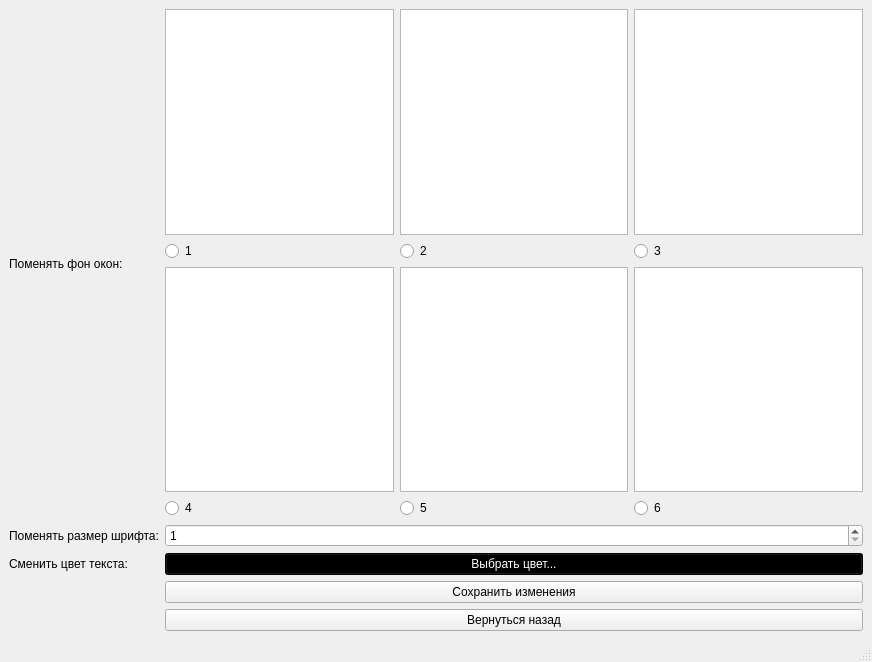
<?xml version="1.0" encoding="UTF-8"?>
<ui version="4.0">
 <class>MainWindow</class>
 <widget class="QMainWindow" name="MainWindow">
  <property name="geometry">
   <rect>
    <x>0</x>
    <y>0</y>
    <width>872</width>
    <height>662</height>
   </rect>
  </property>
  <property name="windowTitle">
   <string>MainWindow</string>
  </property>
  <widget class="QWidget" name="centralwidget">
   <layout class="QGridLayout" name="gridLayout_2">
    <item row="0" column="1">
     <layout class="QGridLayout" name="gridLayout">
      <item row="1" column="4">
       <widget class="QRadioButton" name="radioButton_3">
        <property name="text">
         <string>3</string>
        </property>
       </widget>
      </item>
      <item row="1" column="3">
       <widget class="QRadioButton" name="radioButton_2">
        <property name="text">
         <string>2</string>
        </property>
       </widget>
      </item>
      <item row="0" column="1">
       <widget class="QGraphicsView" name="image_1"/>
      </item>
      <item row="0" column="4">
       <widget class="QGraphicsView" name="image_3"/>
      </item>
      <item row="2" column="1">
       <widget class="QGraphicsView" name="image_4"/>
      </item>
      <item row="0" column="3">
       <widget class="QGraphicsView" name="image_2"/>
      </item>
      <item row="2" column="4">
       <widget class="QGraphicsView" name="image_6"/>
      </item>
      <item row="2" column="3">
       <widget class="QGraphicsView" name="image_5"/>
      </item>
      <item row="1" column="1">
       <widget class="QRadioButton" name="radioButton_1">
        <property name="text">
         <string>1</string>
        </property>
       </widget>
      </item>
      <item row="3" column="1">
       <widget class="QRadioButton" name="radioButton_4">
        <property name="text">
         <string>4</string>
        </property>
       </widget>
      </item>
      <item row="3" column="3">
       <widget class="QRadioButton" name="radioButton_5">
        <property name="text">
         <string>5</string>
        </property>
       </widget>
      </item>
      <item row="3" column="4">
       <widget class="QRadioButton" name="radioButton_6">
        <property name="text">
         <string>6</string>
        </property>
       </widget>
      </item>
     </layout>
    </item>
    <item row="3" column="1">
     <widget class="QPushButton" name="save">
      <property name="text">
       <string>Сохранить изменения</string>
      </property>
     </widget>
    </item>
    <item row="0" column="0">
     <widget class="QLabel" name="label">
      <property name="text">
       <string>Поменять фон окон:</string>
      </property>
     </widget>
    </item>
    <item row="1" column="0">
     <widget class="QLabel" name="label_2">
      <property name="text">
       <string>Поменять размер шрифта:</string>
      </property>
     </widget>
    </item>
    <item row="2" column="0">
     <widget class="QLabel" name="label_3">
      <property name="text">
       <string>Сменить цвет текста:</string>
      </property>
     </widget>
    </item>
    <item row="1" column="1">
     <widget class="QSpinBox" name="changeFont">
      <property name="minimum">
       <number>1</number>
      </property>
      <property name="maximum">
       <number>50</number>
      </property>
      <property name="displayIntegerBase">
       <number>10</number>
      </property>
     </widget>
    </item>
    <item row="2" column="1">
     <widget class="QPushButton" name="changeColor">
      <property name="styleSheet">
       <string notr="true">color: rgb(255, 255, 255);
background-color: rgb(0, 0, 0);</string>
      </property>
      <property name="text">
       <string>Выбрать цвет...</string>
      </property>
     </widget>
    </item>
    <item row="4" column="1">
     <widget class="QPushButton" name="returne">
      <property name="text">
       <string>Вернуться назад</string>
      </property>
     </widget>
    </item>
   </layout>
  </widget>
  <widget class="QMenuBar" name="menubar">
   <property name="geometry">
    <rect>
     <x>0</x>
     <y>0</y>
     <width>872</width>
     <height>21</height>
    </rect>
   </property>
  </widget>
  <widget class="QStatusBar" name="statusbar"/>
 </widget>
 <resources/>
 <connections/>
</ui>
